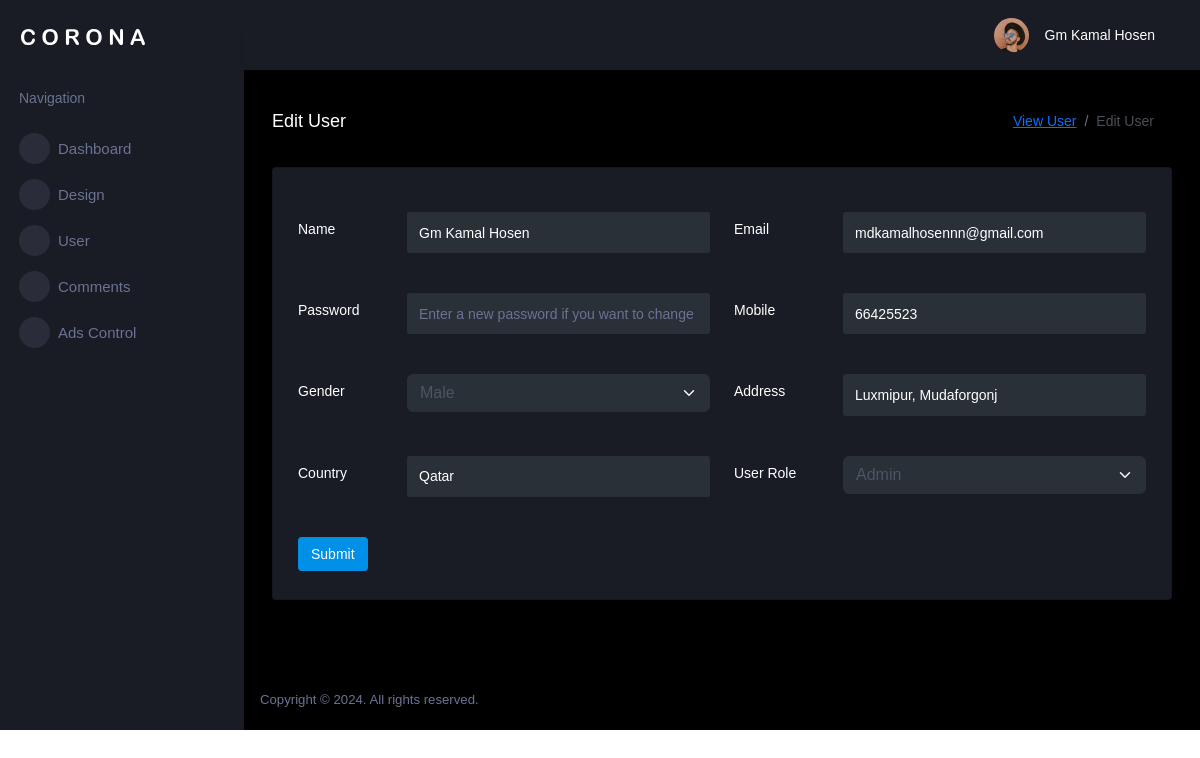
Screenshot of /user-edit.php?id=1 (signed in) with the database file from the repository.
### tables this page shows
CREATE TABLE `usertable` (
  `id` int(11) NOT NULL,
  `email` varchar(255) NOT NULL,
  `password` varchar(255) NOT NULL,
  `name` varchar(255) NOT NULL,
  `gender` enum('male','female','other') DEFAULT 'other',
  `mobile` varchar(15) DEFAULT NULL,
  `address` text DEFAULT NULL,
  `country` varchar(100) DEFAULT NULL,
  `userRole` enum('normal','admin') DEFAULT 'normal',
  `otp` varchar(10) DEFAULT NULL,
  `totalView` varchar(10) NOT NULL DEFAULT '0',
  `totalDownload` varchar(10) NOT NULL DEFAULT '0'
);

### user-edit.php (the view, shortened to what this page needs)
<?php
include 'topbar.php';
include 'sidebar.php';
$id = $_GET['id'];
$stmt = $pdo->prepare("SELECT * FROM usertable WHERE id = ?");
$stmt->execute([$id]);
$user = $stmt->fetch(PDO::FETCH_ASSOC);
?>
            <div class="main-panel">
                <div class="content-wrapper">
                    <div class="page-header">
                        <h3 class="page-title"> Edit User </h3>
                        <nav aria-label="breadcrumb">
                            <ol class="breadcrumb">
                                <li class="breadcrumb-item"><a href="./user-view.php">View User</a></li>
                                <li class="breadcrumb-item active" aria-current="page">Edit User</li>
                            </ol>
                        </nav>
                    </div>
                    <div class="row">
                        <div class="col-12 grid-margin">
                            <div class="card">
                                <div class="card-body">
        <form id="mainForm" class="form-sample" enctype="multipart/form-data">
    <div class="row">
        <div class="col-md-6">
            <div class="form-group row">
                <label class="col-sm-3 col-form-label">Name</label>
                <div class="col-sm-9">
                    <input name="name" type="text" value="<?php echo $user['name']; ?>" class="form-control" required>
                </div>
            </div>
        </div>
        <div class="col-md-6">
            <div class="form-group row">
                    <label class="col-sm-3 col-form-label">Email</label>
                    <div class="col-sm-9">
                        <input name="email" type="email" value="<?php echo $user['email']; ?>" class="form-control" required>
                    </div>
                </div>
            </div>
    </div>
    <div class="row">
        <div class="col-md-6">
            <div class="form-group row">
                <label class="col-sm-3 col-form-label">Password</label>
                <div class="col-sm-9">
                    <input name="password" type="text" maxlength="12" minlength="6" placeholder="Enter a new password if you want to change it."  class="form-control">
                </div>
            </div>
        </div>
        <div class="col-md-6">
            <div class="form-group row">
                <label class="col-sm-3 col-form-label">Mobile</label>
                <div class="col-sm-9">
                    <input name="mobile" type="text" value="<?php echo $user['mobile']; ?>" class="form-control">
                </div>
            </div>
        </div>
    </div>
    <div class="row">
        <div class="col-md-6">
            <div class="form-group row">
                <label class="col-sm-3 col-form-label">Gender</label>
                <div class="col-sm-9">
                    <select name="gender" class="form-select" required>
                        <option value="male" <?php echo $user['gender'] === 'male' ? 'selected' : ''; ?>>Male</option>
                    </select>
                </div>
            </div>
        </div>
        <div class="col-md-6">
            <div class="form-group row">
                <label class="col-sm-3 col-form-label">Address</label>
                <div class="col-sm-9">
                    <input name="address" type="text" value="<?php echo $user['address']; ?>" class="form-control">
                </div>
            </div>
        </div>
    </div>
    <div class="row">
        <div class="col-md-6">
        <div class="form-group row">
                <label class="col-sm-3 col-form-label">Country</label>
                <div class="col-sm-9">
                    <input name="country" type="text" value="<?php echo $user['country']; ?>" class="form-control">
                </div>
            </div>
        </div>
        <div class="col-md-6">
            <div class="form-group row">
            <label class="col-sm-3 col-form-label">User Role</label>
                <div class="col-sm-9">
                <select name="userRole" class="form-select" required>
                        <option value="admin" <?php echo $user['userRole'] === 'admin' ? 'selected' : ''; ?>>Admin</option>
                    </select>
                </div>
            </div>
        </div>
    </div>
    <button type="submit" class="btn btn-primary me-2">Submit</button>
</form>
                                </div>
                            </div>
                        </div>
                    </div>
                </div>
                <footer class="footer">
                    <div class="d-sm-flex justify-content-center justify-content-sm-between">
                        <span class="text-muted text-center text-sm-left d-block d-sm-inline-block">Copyright © 2024.
                            All rights reserved.</span>
                    </div>
                </footer>
            </div>
        </div>
    </div>
</body>
</html>

### rows the page displays
usertable: name "Gm Kamal Hosen", email "mdkamalhosennn@gmail.com", mobile "66425523", gender "Male", address "Luxmipur, Mudaforgonj", country "Qatar", userRole "Admin"

### other values shown
$_SESSION['admin_name'] "Gm Kamal Hosen"
